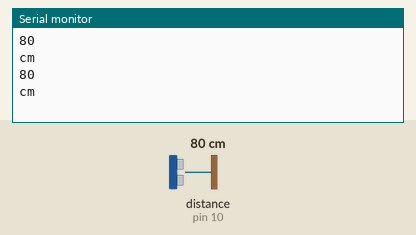
Recording of a sketch running on a simulated Arduino Uno, built with avr-gcc and run on an emulated ATmega328P. Parts: the last lines printed to the serial monitor. The inputs (shaded band) are chosen by the test bench; at power-on: distance to the obstacle (sensor on pin 10) 80 cm. The echo pulse lasts 58.3 µs per cm.

Above: at 2.8 s.
2.9 s: distance to the obstacle (sensor on pin 10) set to 2 cm
At 4.5 s:
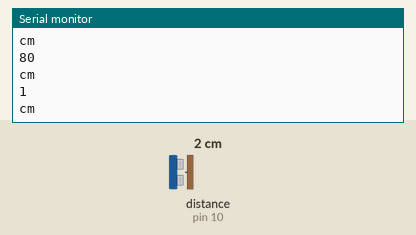
5.6 s: distance to the obstacle (sensor on pin 10) set to 4 cm
At 7.3 s:
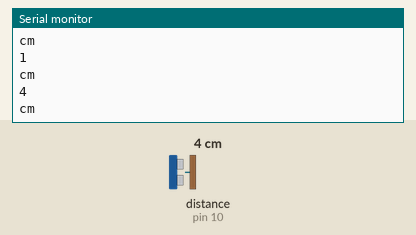
Timing chart, 0 to 8.8 s (numbered marks = the images above; inputs shaded):
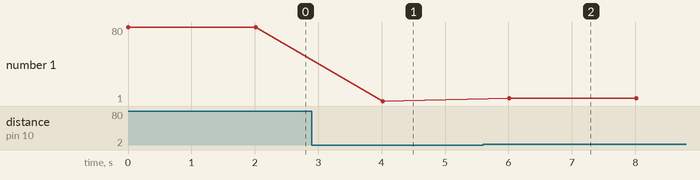

The sketch:

sensor_ultra_sonico.ino
```cpp
int entrada = 10;

int salida = 11;

int tiempo;

int distancia;


void setup() {
  Serial.begin(9600);

  pinMode(entrada, INPUT);

   pinMode(salida, OUTPUT);


}

void loop() {

  digitalWrite(salida , HIGH);
  delay(1);
  digitalWrite(salida , LOW);

  tiempo = pulseIn(entrada , HIGH);

  distancia = tiempo /58.2 ;

  Serial.println(distancia);

 Serial.println("cm");
  delay(2000);

}
```

Measured:
- after the input at 2.9 s, the serial monitor: prints a new line after 1.1 s (image 1)
- after the input at 5.6 s, the serial monitor: prints a new line after 0.42 s (image 2)
- plotted number 1: 80 → 1 after the input at 2.9 s, 1 → 4 after the input at 5.6 s
